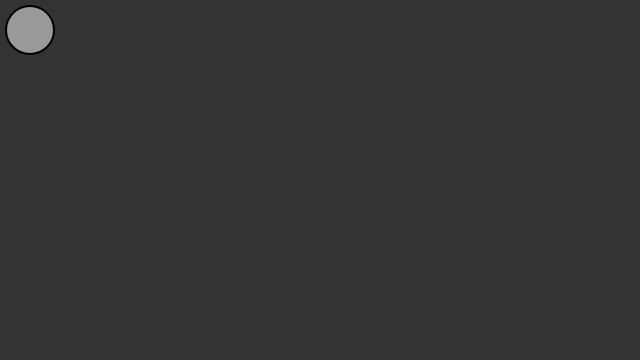
Frame 1 (no input)
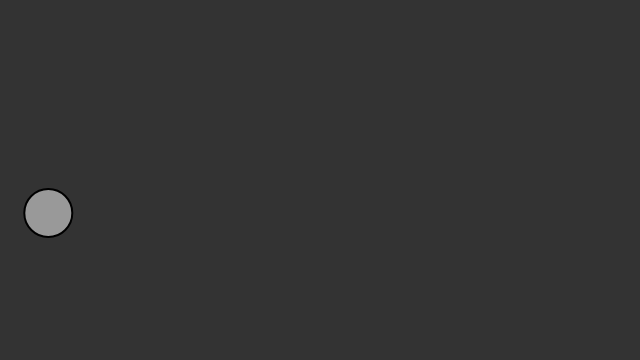
Frame 60 (no input)
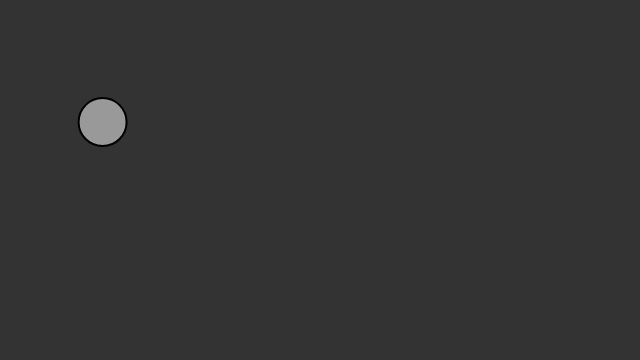
Frame 120 (the mouse pressed at the canvas centre since frame 60)

The p5.js sketch that drew these frames (run headless with seeded random() and noise() and a simulated clock; from frame 60 on, the mouse is pressed at the canvas centre):

// p5.js sketch
// ── sketch.js
// This was coded while reading:
// "The Nature of Code" by Daniel Shiffman
// http://natureofcode.com/

var mover;

function setup() {
  createCanvas(640,360);
  mover = new Mover(); 
}

function draw() {
  background(51);
  
  var wind = createVector(0.01, 0);
  var gravity = createVector(0, 0.1);
  mover.applyForce(wind);
  mover.applyForce(gravity);

  mover.update();
  mover.checkEdges();
  mover.display(); 
}
// ── mover.js
// This was coded while reading:
// "The Nature of Code" by Daniel Shiffman
// http://natureofcode.com/

var Mover = function() {
  this.mass = 1;
  this.position = createVector(30, 30);
  this.velocity = createVector(0, 0);
  this.acceleration = createVector(0, 0);

  this.applyForce = function(force) {
    var f = p5.Vector.div(force, this.mass);
    this.acceleration.add(f);
  };

  this.update = function() {
    this.velocity.add(this.acceleration);
    this.position.add(this.velocity);
    this.acceleration.mult(0);
  };

  this.display = function() {
    stroke(0);
    strokeWeight(2);
    fill(255, 127);
    ellipse(this.position.x, this.position.y, 48, 48);
  };

  this.checkEdges = function() {
    if (this.position.x > width) {
      this.position.x = width;
      this.velocity.x *= -1;
    } else if (this.position.x < 0) {
      this.velocity.x *= -1;
      this.position.x = 0;
    }
    if (this.position.y > height) {
      this.velocity.y *= -1;
      this.position.y = height;
    }
  };
};
